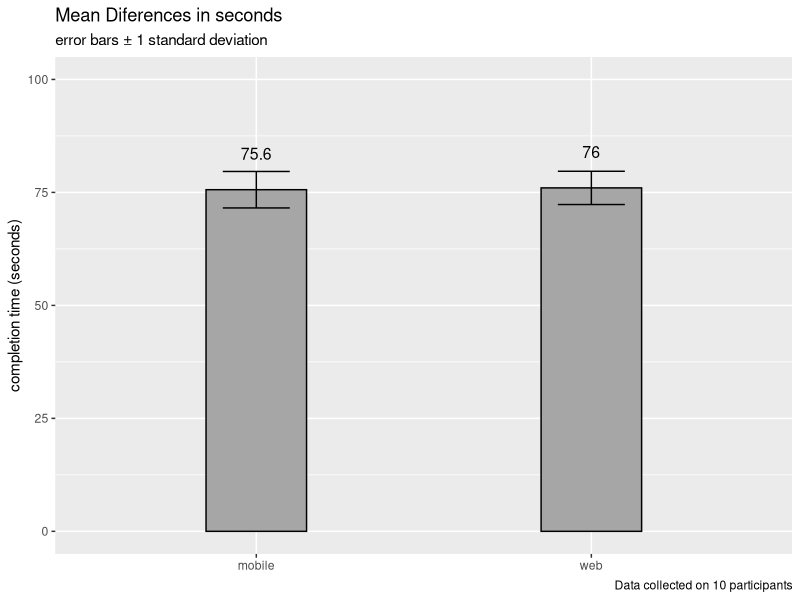

This chart was generated by the following R code:
#import data
task1web <- c(18,15,18,20,17,17,18,18,19,17)
task1mob <- c(16,18,18,19,17,18,17,17,18,19)
task2web <- c(20,16,19,19,20,21,20,19,20,21)
task2mob <- c(20,15,17,19,19,20,19,18,22,21)
task3web <- c(10,9,9,10,11,10,9,8,10,9)
task3mob <- c(9,9,8,10,10,8,9,7,9,8)
task4web <- c(15,16,18,14,15,14,13,15,17,15)
task4mob <- c(16,16,17,15,15,15,12,16,18,17)
task5web <- c(10,9,9,8,10,11,9,10,12,9)
task5mob <- c(10,8,9,9,10,10,9,11,10,9)
task6web <- c(5,4,3,3,4,6,5,5,5,4)
task6mob <- c(6,3,4,4,4,7,5,6,6,5)
totweb <- task1web+task2web+task3web+task4web+task5web+task6web
totmob <- task1mob+task2mob+task3mob+task4mob+task5mob+task6mob

#filling data
myData <- data.frame(
  row.names = c("P.1","P.2","P.3","P.4","P.5","P.6","P.7","P.8","P.9","P.10"),
  web = totweb,
  mob = totmob
)
myData

summaryData <- data.frame(
  row.names = c("web",
                "mobile"),
  name = c("web","mobile"),
  mean = c(mean(myData$web),
           mean(myData$mob)),
  std = c(sd(myData$web),
               sd(myData$mob))
)
summaryData


#plotting
library(ggplot2)
myPlot <- ggplot(summaryData,
                 aes(x=name,
                     y=mean)) +
  geom_bar(stat="identity", 
           color="black",
           fill="grey65",
           width=0.3,
           position=position_dodge()) +
  geom_errorbar(aes(ymin=mean-std,
                    ymax=mean+std),
                width=.2,
                position=position_dodge(.9)) +
  geom_text(aes(label=round(mean,2)),size=4,
            position=position_dodge(0.85),
            vjust = -2.5)

myPlot + coord_cartesian(ylim=c(0,100)) + labs(title="Mean Diferences in seconds", 
                                              subtitle="error bars ± 1 standard deviation",
                                              caption = "Data collected on 10 participants",
                                              x = NULL,
                                              y = "completion time (seconds)")


# ANOVA
# fast-way
Group1 <- totweb 
Group2 <- totmob
Combined_Groups <- data.frame(cbind(Group1,Group2))
Combined_Groups
Stacked_Groups <- stack(Combined_Groups)
Stacked_Groups
Anova_Results <- aov(values ~ind, data=Stacked_Groups)
summary(Anova_Results)
summaryData

# F(1,18) = 2.339, p>.05   k=groups=2  n=20  alfa=0.05
# F-critical = 4.4139
# conclusion: p >.05 and F< F critical. No significant difference

#ANOVA each task
Group1t1 <- task1web 
Group2t1 <- task1mob
Combined_Groups_t1 <- data.frame(cbind(Group1t1,Group2t1))
Stacked_Groups_t1 <- stack(Combined_Groups_t1)
Anova_Results_t1 <- aov(values ~ind, data=Stacked_Groups_t1)
summary(Anova_Results_t1)

Group1t2 <- task2web 
Group2t2 <- task2mob
Combined_Groups_t2 <- data.frame(cbind(Group1t2,Group2t2))
Stacked_Groups_t2 <- stack(Combined_Groups_t2)
Anova_Results_t2 <- aov(values ~ind, data=Stacked_Groups_t2)
summary(Anova_Results_t2)

Group1t3 <- task3web 
Group2t3 <- task3mob
Combined_Groups_t3 <- data.frame(cbind(Group1t3,Group2t3))
Stacked_Groups_t3 <- stack(Combined_Groups_t3)
Anova_Results_t3 <- aov(values ~ind, data=Stacked_Groups_t3)
summary(Anova_Results_t3)

Group1t4 <- task4web 
Group2t4 <- task4mob
Combined_Groups_t4 <- data.frame(cbind(Group1t4,Group2t4))
Stacked_Groups_t4 <- stack(Combined_Groups_t4)
Anova_Results_t4 <- aov(values ~ind, data=Stacked_Groups_t4)
summary(Anova_Results_t4)

Group1t5 <- task5web 
Group2t5 <- task5mob
Combined_Groups_t5 <- data.frame(cbind(Group1t5,Group2t5))
Stacked_Groups_t5 <- stack(Combined_Groups_t5)
Anova_Results_t5 <- aov(values ~ind, data=Stacked_Groups_t5)
summary(Anova_Results_t5)

Group1t6 <- task6web 
Group2t6 <- task6mob
Combined_Groups_t6 <- data.frame(cbind(Group1t6,Group2t6))
Stacked_Groups_t6 <- stack(Combined_Groups_t6)
Anova_Results_t6 <- aov(values ~ind, data=Stacked_Groups_t6)
summary(Anova_Results_t6)


# ANOVA
# fast-way
Group1 <- totweb 
Group2 <- totmob
Combined_Groups <- data.frame(cbind(Group1,Group2))
Combined_Groups
Stacked_Groups <- stack(Combined_Groups)
Stacked_Groups
Anova_Results <- aov(values ~ind, data=Stacked_Groups)
summary(Anova_Results)
summaryData
